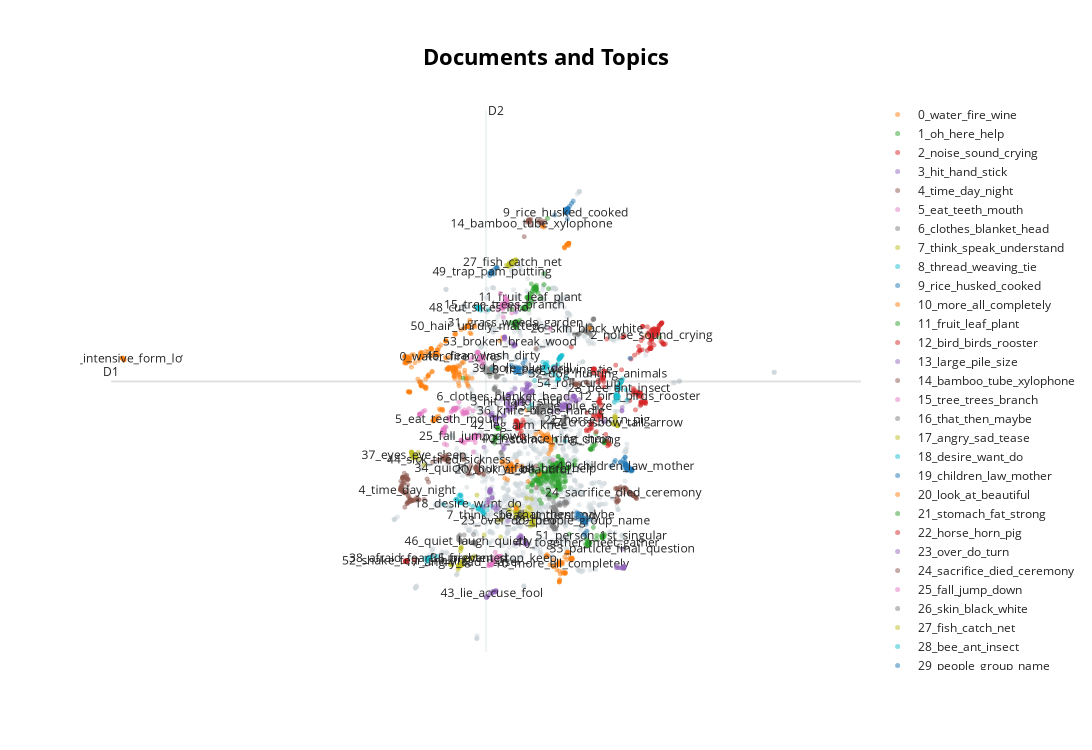

The code cell stored with this chart in its notebook:
### Code cell
import numpy as np
words_and_embedding = pd.read_csv("./results/words_and_embedding.csv", index_col="Unnamed: 0")
reduced_embeddings = np.array(words_and_embedding[["0", "1"]])
topic_model.visualize_documents(docs, reduced_embeddings=reduced_embeddings)
